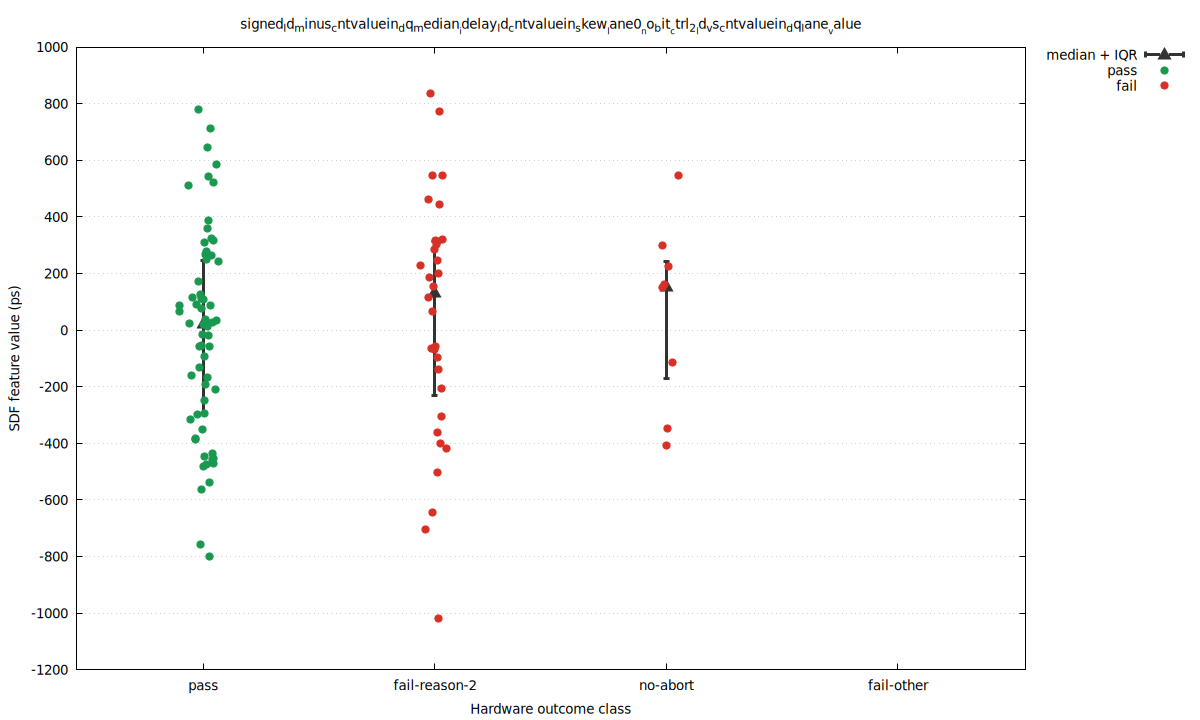

Write gnuplot code to recreate this figure.
set terminal pngcairo size 1200,720 enhanced font 'DejaVu Sans,10'
set output 'signed_baseline_seed_31_60_skew_signed_ld_minus_cntvaluein_dq_median_idelay_ld_cntvaluein_skew_lane0_no_bit_ct.png'
set datafile separator comma
set key outside right top
set grid ytics
set xrange [0.45:4.55]
set xtics ('pass' 1, 'fail-reason-2' 2, 'no-abort' 3, 'fail-other' 4)
set xlabel 'Hardware outcome class'
set ylabel 'SDF feature value (ps)'
set title 'signed_ld_minus_cntvaluein_dq_median__idelay_ld_cntvaluein_skew__lane0__no_bit__ctrl_2__ld_vs_cntvaluein_dq_lane__value_'
plot \
  'signed_baseline_seed_31_60_skew_signed_ld_minus_cntvaluein_dq_median_idelay_ld_cntvaluein_skew_lane0_no_bit_ct.summary.dat' using 1:4:3:5 with yerrorbars pt 9 ps 1.5 lw 3 lc rgb '#333333' title 'median + IQR', \
  'signed_baseline_seed_31_60_skew_signed_ld_minus_cntvaluein_dq_median_idelay_ld_cntvaluein_skew_lane0_no_bit_ct.dat' using 1:4 with points pt 7 ps 1.2 lc rgb '#1a9850' title 'pass', \
  'signed_baseline_seed_31_60_skew_signed_ld_minus_cntvaluein_dq_median_idelay_ld_cntvaluein_skew_lane0_no_bit_ct.dat' using 1:5 with points pt 7 ps 1.2 lc rgb '#d73027' title 'fail'
